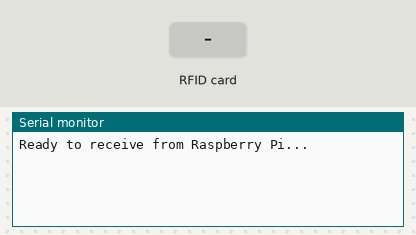
Recording of a sketch running on a simulated Arduino Uno, built with avr-gcc and run on an emulated ATmega328P. On the bench: the last lines printed to the serial monitor. The test bench sets the inputs (shaded band).

Above: at 1.2 s.
1.3 s: RFID card 59 AA 34 E5 held to the reader
At 2.3 s:
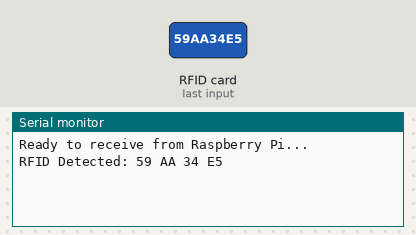
2.8 s: RFID card 19 9D 34 E5 held to the reader
At 4.0 s:
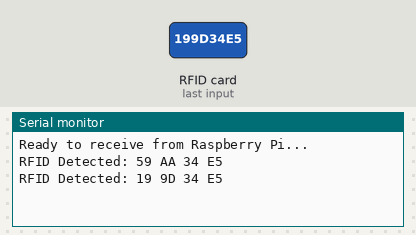
4.8 s: RFID card 79 DF 7C 59 held to the reader
At 5.6 s:
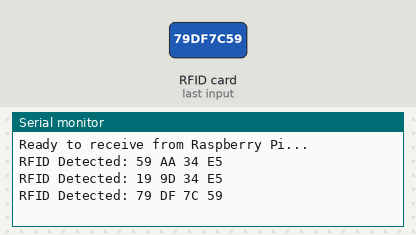
6.8 s: RFID card 5E 7A 19 C4 held to the reader
At 8.5 s:
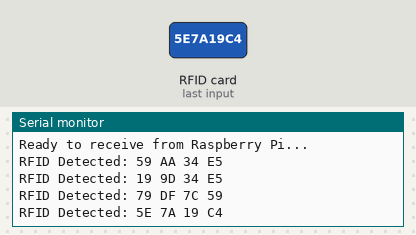

The sketch:

rfid.ino
```cpp
#include <SPI.h>
#include <MFRC522.h>

#define SS_PIN 10
#define RST_PIN 9
MFRC522 mfrc522(SS_PIN, RST_PIN);

String para = "59 AA 34 E5";
String cof = "19 9D 34 E5";
String bet = "79 DF 7C 59";

void setup() {
  Serial.begin(9600);  // Initialize Serial for communication with Raspberry Pi
  SPI.begin();
  mfrc522.PCD_Init();
  Serial.println("Ready to receive from Raspberry Pi...");
}

void loop() {


  // *Check for RFID card*
  if (!mfrc522.PICC_IsNewCardPresent() || !mfrc522.PICC_ReadCardSerial()) {
    return;
  }

  String content = "";
  for (byte i = 0; i < mfrc522.uid.size; i++) {

    if (i > 0) content += " ";  // Add space between bytes
    content += String(mfrc522.uid.uidByte[i], HEX);
  }

  content.toUpperCase();
  Serial.print("RFID Detected: ");
  Serial.println(content);


  delay(2000);
}
```

simple.c
```cpp
#include <stdio.h>

int main() {
    printf("Hello, GitHub!\n");
    return 0;
}
```

Measured:
- after the input at 1.3 s, the serial monitor: prints a new line at once (image 1)
- after the input at 2.8 s, the serial monitor: prints a new line after 0.51 s (image 2)
- after the input at 4.8 s, the serial monitor: prints a new line after 0.52 s (image 3)
- after the input at 6.8 s, the serial monitor: prints a new line after 0.52 s (image 4)
